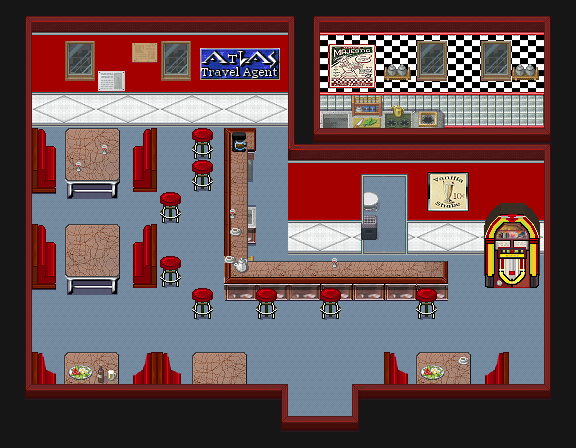

The image is a tile-based game level rendered from a .tmx file. Its description and source (layers, tilesets, objects; grid data summarised) follow:
An orthogonal 18x14 tile map with 32x32 px tiles, 5 tile layers (Kachelebene 3, Kachelebene 5, Kachelebene 2, Kachelebene 4, ...), 2 tilesets and 26 objects.

<map height="14" orientation="orthogonal" tileheight="32" tilewidth="32" version="1.0" width="18"><properties><property name="blended tiles" value="1,2,3,4,5,6,7,8,97,98,99,100,101,102,103,104,109,110,111,112,117,118,119,120,125,126,127,128,133,134,135,136,141,142,143,144,149,150,151,152,156,157,158,159,160,165,166,167,168,173,174,175,176,181,182,183,184,189,190,191,192,193,194,195,196,197,198,199,200,221,222,223,224,229,230,231,232,235,236,237,238,239,240,243,244,245,246,247,248,249,250,251,252,253,254,255,256,257,258,259,260,261,262,263,264,265,266,267,268,269,270,271,272,273,274,275,276,277,278,279,280,281,282,283,284,285,286,287,288,289,290,291,292,297,298,299,300,305,306,307,308,313,314,315,316,321,322,323,324,349,350,351,352,356,357,358,359,360,364,365,366,367,368,372,373,374,375,376,377,378,379,380,381,382,383,384,385,386,387,388,389,390,391,392,393,394,395,396,397,398,399,400,401,402,403,404,405,406,407,408,409,410,411,412,413,414,415,416,417,418,419,420,421,422,423,424,425,426,427,428,430,431,432,433,434,435,436,437,438,439,440,441,442,443,444,445,446,447,448,449,450,451,452,453,454,455,456,457,458,459,460,461,462,463,464,465,466,467,468,469,470,471,472,473,474,475,476,477,478,479,480,481,482,483,484,485,486,487,488,489,490,491,492,493,494,495,496,497,498,499,500,501,502,503,504,505,506,507,508,509,510,511,512" /></properties>
 <tileset firstgid="1" name="diner" tileheight="32" tilewidth="32">
  <image height="2048" source="tileset/diner.png" width="256" />
  <tile id="8">
   <properties>
    <property name="height" value="3" />
   </properties>
  </tile>
  <tile id="9">
   <properties>
    <property name="height" value="3" />
   </properties>
  </tile>
  <tile id="10">
   <properties>
    <property name="height" value="3" />
   </properties>
  </tile>
  <tile id="11">
   <properties>
    <property name="height" value="3" />
   </properties>
  </tile>
  <tile id="12">
   <properties>
    <property name="height" value="3" />
   </properties>
  </tile>
  <tile id="13">
   <properties>
    <property name="height" value="3" />
   </properties>
  </tile>
  <tile id="14">
   <properties>
    <property name="height" value="3" />
   </properties>
  </tile>
  <tile id="15">
   <properties>
    <property name="height" value="3" />
   </properties>
  </tile>
  <tile id="104">
   <properties>
    <property name="height" value="3" />
   </properties>
  </tile>
  <tile id="105">
   <properties>
    <property name="height" value="3" />
   </properties>
  </tile>
  <tile id="106">
   <properties>
    <property name="height" value="3" />
   </properties>
  </tile>
  <tile id="107">
   <properties>
    <property name="height" value="3" />
   </properties>
  </tile>
  <tile id="148">
   <properties>
    <property name="height" value="128" />
   </properties>
  </tile>
  <tile id="149">
   <properties>
    <property name="height" value="128" />
   </properties>
  </tile>
  <tile id="156">
   <properties>
    <property name="height" value="96" />
   </properties>
  </tile>
  <tile id="157">
   <properties>
    <property name="height" value="96" />
   </properties>
  </tile>
  <tile id="164">
   <properties>
    <property name="height" value="64" />
   </properties>
  </tile>
  <tile id="165">
   <properties>
    <property name="height" value="64" />
   </properties>
  </tile>
  <tile id="172">
   <properties>
    <property name="height" value="32" />
   </properties>
  </tile>
  <tile id="173">
   <properties>
    <property name="height" value="32" />
   </properties>
  </tile>
  <tile id="180">
   <properties>
    <property name="height" value="1" />
   </properties>
  </tile>
  <tile id="181">
   <properties>
    <property name="height" value="1" />
   </properties>
  </tile>
  <tile id="182">
   <properties>
    <property name="height" value="64" />
   </properties>
  </tile>
  <tile id="183">
   <properties>
    <property name="height" value="64" />
   </properties>
  </tile>
  <tile id="190">
   <properties>
    <property name="height" value="32" />
   </properties>
  </tile>
  <tile id="191">
   <properties>
    <property name="height" value="32" />
   </properties>
  </tile>
  <tile id="198">
   <properties>
    <property name="height" value="1" />
   </properties>
  </tile>
  <tile id="199">
   <properties>
    <property name="height" value="1" />
   </properties>
  </tile>
  <tile id="229">
   <properties>
    <property name="height" value="1" />
   </properties>
  </tile>
  <tile id="230">
   <properties>
    <property name="height" value="1" />
   </properties>
  </tile>
  <tile id="237">
   <properties>
    <property name="height" value="1" />
   </properties>
  </tile>
  <tile id="238">
   <properties>
    <property name="height" value="1" />
   </properties>
  </tile>
  <tile id="252">
   <properties>
    <property name="height" value="30" />
   </properties>
  </tile>
  <tile id="253">
   <properties>
    <property name="height" value="1" />
   </properties>
  </tile>
  <tile id="254">
   <properties>
    <property name="height" value="30" />
   </properties>
  </tile>
  <tile id="259">
   <properties>
    <property name="height" value="30" />
   </properties>
  </tile>
  <tile id="260">
   <properties>
    <property name="height" value="30" />
   </properties>
  </tile>
  <tile id="264">
   <properties>
    <property name="height" value="1" />
   </properties>
  </tile>
  <tile id="265">
   <properties>
    <property name="height" value="1" />
   </properties>
  </tile>
  <tile id="266">
   <properties>
    <property name="height" value="1" />
   </properties>
  </tile>
  <tile id="267">
   <properties>
    <property name="height" value="1" />
   </properties>
  </tile>
  <tile id="268">
   <properties>
    <property name="height" value="1" />
   </properties>
  </tile>
  <tile id="269">
   <properties>
    <property name="height" value="1" />
   </properties>
  </tile>
  <tile id="378">
   <properties>
    <property name="height" value="54" />
   </properties>
  </tile>
  <tile id="379">
   <properties>
    <property name="height" value="54" />
   </properties>
  </tile>
  <tile id="380">
   <properties>
    <property name="height" value="4" />
   </properties>
  </tile>
  <tile id="381">
   <properties>
    <property name="height" value="4" />
   </properties>
  </tile>
  <tile id="382">
   <properties>
    <property name="height" value="4" />
   </properties>
  </tile>
  <tile id="383">
   <properties>
    <property name="height" value="4" />
   </properties>
  </tile>
  <tile id="386">
   <properties>
    <property name="height" value="22" />
   </properties>
  </tile>
  <tile id="387">
   <properties>
    <property name="height" value="22" />
   </properties>
  </tile>
  <tile id="388">
   <properties>
    <property name="height" value="3" />
   </properties>
  </tile>
  <tile id="389">
   <properties>
    <property name="height" value="3" />
   </properties>
  </tile>
  <tile id="390">
   <properties>
    <property name="height" value="3" />
   </properties>
  </tile>
  <tile id="391">
   <properties>
    <property name="height" value="3" />
   </properties>
  </tile>
  <tile id="394">
   <properties>
    <property name="height" value="1" />
   </properties>
  </tile>
  <tile id="395">
   <properties>
    <property name="height" value="1" />
   </properties>
  </tile>
  <tile id="396">
   <properties>
    <property name="height" value="2" />
   </properties>
  </tile>
  <tile id="397">
   <properties>
    <property name="height" value="2" />
   </properties>
  </tile>
  <tile id="398">
   <properties>
    <property name="height" value="2" />
   </properties>
  </tile>
  <tile id="399">
   <properties>
    <property name="height" value="2" />
   </properties>
  </tile>
  <tile id="400">
   <properties>
    <property name="height" value="1" />
   </properties>
  </tile>
  <tile id="401">
   <properties>
    <property name="height" value="1" />
   </properties>
  </tile>
  <tile id="402">
   <properties>
    <property name="height" value="1" />
   </properties>
  </tile>
  <tile id="403">
   <properties>
    <property name="height" value="17" />
   </properties>
  </tile>
  <tile id="404">
   <properties>
    <property name="height" value="1" />
   </properties>
  </tile>
  <tile id="405">
   <properties>
    <property name="height" value="1" />
   </properties>
  </tile>
  <tile id="406">
   <properties>
    <property name="height" value="1" />
   </properties>
  </tile>
  <tile id="407">
   <properties>
    <property name="height" value="1" />
   </properties>
  </tile>
  <tile id="411">
   <properties>
    <property name="height" value="1" />
   </properties>
  </tile>
  <tile id="419">
   <properties>
    <property name="height" value="30" />
   </properties>
  </tile>
  <tile id="420">
   <properties>
    <property name="height" value="30" />
   </properties>
  </tile>
  <tile id="496">
   <properties>
    <property name="height" value="1" />
   </properties>
  </tile>
  <tile id="497">
   <properties>
    <property name="height" value="1" />
   </properties>
  </tile>
  <tile id="498">
   <properties>
    <property name="height" value="1" />
   </properties>
  </tile>
  <tile id="499">
   <properties>
    <property name="height" value="1" />
   </properties>
  </tile>
  <tile id="500">
   <properties>
    <property name="height" value="1" />
   </properties>
  </tile>
  <tile id="501">
   <properties>
    <property name="height" value="1" />
   </properties>
  </tile>
 </tileset>
 <tileset firstgid="513" name="wallDiner" tileheight="32" tilewidth="32">
  <properties>
   <property name="height" value="100" />
  </properties>
  <image height="192" source="tileset/wallDiner.png" trans="ffffff" width="256" />
  <tile id="0">
   <properties>
    <property name="height" value="100" />
   </properties>
  </tile>
  <tile id="1">
   <properties>
    <property name="height" value="100" />
   </properties>
  </tile>
  <tile id="2">
   <properties>
    <property name="height" value="100" />
   </properties>
  </tile>
  <tile id="20">
   <properties>
    <property name="height" value="100" />
   </properties>
  </tile>
  <tile id="33">
   <properties>
    <property name="height" value="100" />
   </properties>
  </tile>
  <tile id="34">
   <properties>
    <property name="height" value="100" />
   </properties>
  </tile>
  <tile id="36">
   <properties>
    <property name="height" value="100" />
   </properties>
  </tile>
 </tileset>
 <layer height="14" name="Kachelebene 3" width="18">
  <data>[252 cells, 252 non-empty, 13 distinct tile ids]</data>
 </layer>
 <layer height="14" name="Kachelebene 5" width="18">
  <data>[252 cells, 37 non-empty, 14 distinct tile ids]</data>
 </layer>
 <layer height="14" name="Kachelebene 2" width="18">
  <data>[252 cells, 141 non-empty, 54 distinct tile ids]</data>
 </layer>
 <layer height="14" name="Kachelebene 4" width="18">
  <data>[252 cells, 47 non-empty, 28 distinct tile ids]</data>
 </layer>
 <layer height="14" name="Kachelebene 1" width="18">
  <data>[252 cells, 21 non-empty, 13 distinct tile ids]</data>
 </layer>
 <objectgroup height="14" name="Objektebene 1" width="18">
  <object gid="307" x="303" y="413" />
  <object height="143" width="28" x="226" y="155" />
  <object height="131" width="589" x="-5" y="-6" />
  <object height="482" width="42" x="-14" y="-14" />
  <object height="68" width="310" x="-23" y="413" />
  <object height="465" width="59" x="546" y="-18" />
  <object height="74" width="253" x="353" y="412" />
  <object height="133" width="70" x="289" y="118" />
  <object height="138" width="135" x="408" y="113" />
  <object height="17" width="18" x="358" y="192" />
  <object height="46" width="220" x="26" y="375" />
  <object height="44" width="124" x="385" y="375" />
  <object height="21" width="194" x="253" y="278" />
  <object height="33" width="59" x="486" y="256" />
  <object height="41" width="125" x="31" y="248" />
  <object height="41" width="130" x="27" y="152" />
  <object height="3" width="9" x="197" y="315" />
  <object height="3" width="9" x="326" y="315" />
  <object height="3" width="9" x="422" y="315" />
  <object height="6" width="12" x="363" y="233" />
  <object height="39" width="121" x="330" y="104" />
  <object height="3" width="9" x="262" y="315" />
  <object height="3" width="9" x="165" y="283" />
  <object height="3" width="9" x="166" y="220" />
  <object height="3" width="9" x="198" y="187" />
  <object height="3" width="9" x="198" y="155" />
 </objectgroup>
</map>
